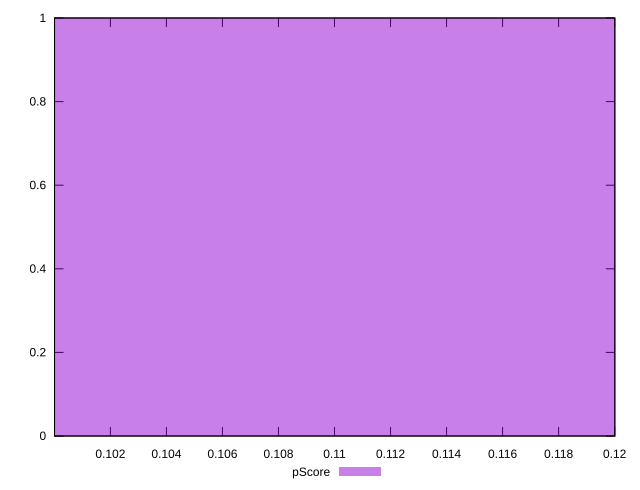

The gnuplot source for this figure:
reset

$pScore <<EOF
0.1 1
EOF

set key outside below
set boxwidth 0.1
set xrange [0.10000617619312731:0.1200061761931273]
set yrange [0:1]
set trange [0:1]
set style fill transparent solid 0.5 noborder
set terminal svg size 640, 490 enhanced background rgb 'white'
set output "reports/report_00033_2021-03-01T14-23-16.841Z/speed-index/samples/astro/pScore/histogram.svg"

plot $pScore title "pScore" with boxes

reset
